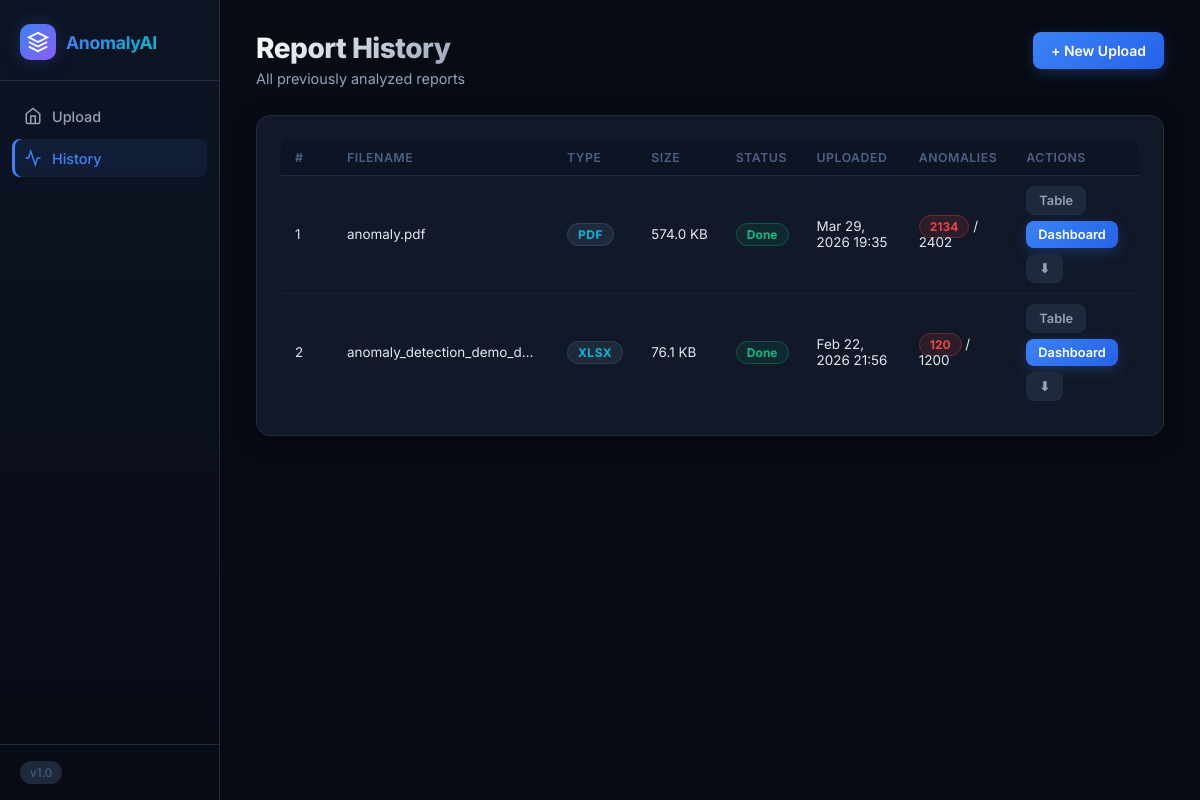
The app's page /reports/history/ with its own data.
### core/models.py (models this page shows, shortened)
class UploadedReport(models.Model):
    STATUS_CHOICES = [
        ('pending', 'Pending'),
        ('processing', 'Processing'),
        ('done', 'Done'),
        ('failed', 'Failed'),
    ]
    file = models.FileField(upload_to=upload_to)
    original_filename = models.CharField(max_length=255)
    file_type = models.CharField(max_length=20)  # csv, xlsx, pdf, docx
    file_size = models.PositiveIntegerField(default=0)  # bytes
    status = models.CharField(max_length=20, choices=STATUS_CHOICES, default='pending')
    error_message = models.TextField(blank=True, null=True)
    uploaded_at = models.DateTimeField(auto_now_add=True)
    updated_at = models.DateTimeField(auto_now=True)
    class Meta:
        ordering = ['-uploaded_at']
        verbose_name = 'Uploaded Report'
        verbose_name_plural = 'Uploaded Reports'

### reports/models.py (models this page shows, shortened)
class AnomalyResult(models.Model):
    report = models.OneToOneField(UploadedReport, on_delete=models.CASCADE, related_name='result')
    total_rows = models.IntegerField(default=0)
    anomaly_count = models.IntegerField(default=0)
    anomaly_records = models.JSONField(default=list)   # List of row dicts with scores
    summary_stats = models.JSONField(default=dict)     # Aggregated stats for dashboard
    column_names = models.JSONField(default=list)      # Column list for display
    numerical_columns = models.JSONField(default=list)
    text_columns = models.JSONField(default=list)
    created_at = models.DateTimeField(auto_now_add=True)
    class Meta:
        verbose_name = 'Anomaly Result'
        verbose_name_plural = 'Anomaly Results'

### reports/views.py (the view)
# urls.py: path('history/', views.history, name='history'),
def history(request):
    reports = UploadedReport.objects.all()
    return render(request, 'reports/history.html', {'reports': reports})

### templates/reports/history.html (shortened to what this page needs)
{% extends "base.html" %}
{% block nav_history %}active{% endblock %}
{% block content %}
<div class="page-header">
    <div class="page-header-text">
        <h1 class="page-title">Report History</h1>
        <p class="page-subtitle">All previously analyzed reports</p>
    </div>
    <div class="page-header-actions">
        <a href="{% url 'core:home' %}" class="btn btn-primary">+ New Upload</a>
    </div>
</div>
<div class="section-card">
    {% if reports %}
    <div class="table-container">
        <table class="data-table">
            <thead>
                <tr>
                    <th>#</th>
                    <th>Filename</th>
                    <th>Type</th>
                    <th>Size</th>
                    <th>Status</th>
                    <th>Uploaded</th>
                    <th>Anomalies</th>
                    <th>Actions</th>
                </tr>
            </thead>
            <tbody>
                {% for rpt in reports %}
                <tr>
                    <td class="td-index">{{ forloop.counter }}</td>
                    <td class="truncate" style="max-width:220px;" title="{{ rpt.original_filename }}">{{ rpt.original_filename }}</td>
                    <td><span class="format-badge">{{ rpt.file_type|upper }}</span></td>
                    <td>{{ rpt.file_size|filesizeformat }}</td>
                    <td><span class="status-badge status-{{ rpt.status }}">{{ rpt.status }}</span></td>
                    <td>{{ rpt.uploaded_at|date:"M d, Y H:i" }}</td>
                    <td>
                        {% if rpt.status == 'done' %}
                        {% with rpt.result as res %}
                        {% if res %}
                        <span class="badge badge--anomaly">{{ res.anomaly_count }}</span> / {{ res.total_rows }}
                        {% else %}—{% endif %}
                        {% endwith %}
                        {% else %}—{% endif %}
                    </td>
                    <td>
                        <div class="action-btns">
                            {% if rpt.status == 'done' %}
                            <a href="{% url 'reports:result_table' rpt.id %}" class="btn btn-ghost btn-sm"
                                title="Table">Table</a>
                            <a href="{% url 'reports:dashboard' rpt.id %}" class="btn btn-primary btn-sm"
                                title="Dashboard">Dashboard</a>
                            <a href="{% url 'reports:download' rpt.id %}" class="btn btn-ghost btn-sm"
                                title="Download">⬇</a>
                            {% elif rpt.status == 'processing' or rpt.status == 'pending' %}
                            <a href="{% url 'core:processing' rpt.id %}" class="btn btn-ghost btn-sm">Track</a>
                            {% else %}
                            <span class="text-muted">Failed</span>
                            {% endif %}
                        </div>
                    </td>
                </tr>
                {% endfor %}
            </tbody>
        </table>
    </div>
    {% endif %}
</div>
{% endblock %}

### templates/base.html (shortened to what this page needs)
{% load static %}
<!DOCTYPE html>
<html lang="en">
<head>
  <link rel="stylesheet" href="{% static 'css/style.css' %}" />
</head>
<body>
  <nav class="sidebar" id="sidebar">
    <div class="sidebar-logo">
      <div class="logo-icon">
        <svg viewBox="0 0 24 24" fill="none" stroke="currentColor" stroke-width="2" width="22" height="22">
          <path d="M12 2L2 7l10 5 10-5-10-5z"/>
          <path d="M2 17l10 5 10-5"/>
          <path d="M2 12l10 5 10-5"/>
        </svg>
      </div>
      <span class="logo-text">AnomalyAI</span>
    </div>
    <div class="sidebar-menu">
      <a href="{% url 'core:home' %}" class="nav-item {% block nav_home %}{% endblock %}">
        <svg viewBox="0 0 24 24" fill="none" stroke="currentColor" stroke-width="2" width="18" height="18">
          <path d="M3 9l9-7 9 7v11a2 2 0 01-2 2H5a2 2 0 01-2-2z"/>
          <polyline points="9,22 9,12 15,12 15,22"/>
        </svg>
        <span>Upload</span>
      </a>
      <a href="{% url 'reports:history' %}" class="nav-item {% block nav_history %}{% endblock %}">
        <svg viewBox="0 0 24 24" fill="none" stroke="currentColor" stroke-width="2" width="18" height="18">
          <polyline points="22,12 18,12 15,21 9,3 6,12 2,12"/>
        </svg>
        <span>History</span>
      </a>
    </div>
    <div class="sidebar-footer">
      <div class="version-badge">v1.0</div>
    </div>
  </nav>
  <main class="main-content">
    {% block content %}{% endblock %}
  </main>
</body>
</html>

### records on screen
UploadedReport: original_filename "anomaly.pdf", file_type "PDF", file_size|filesizeformat "574.0 KB", status "Done", uploaded_at "Mar 29, 2026 19:35", result.anomaly_count "2134", result.total_rows "2402", shows "Table"
UploadedReport: original_filename "anomaly_detection_demo_d…", file_type "XLSX", file_size|filesizeformat "76.1 KB", status "Done", uploaded_at "Feb 22, 2026 21:56", result.anomaly_count "120", result.total_rows "1200", shows "Table"
